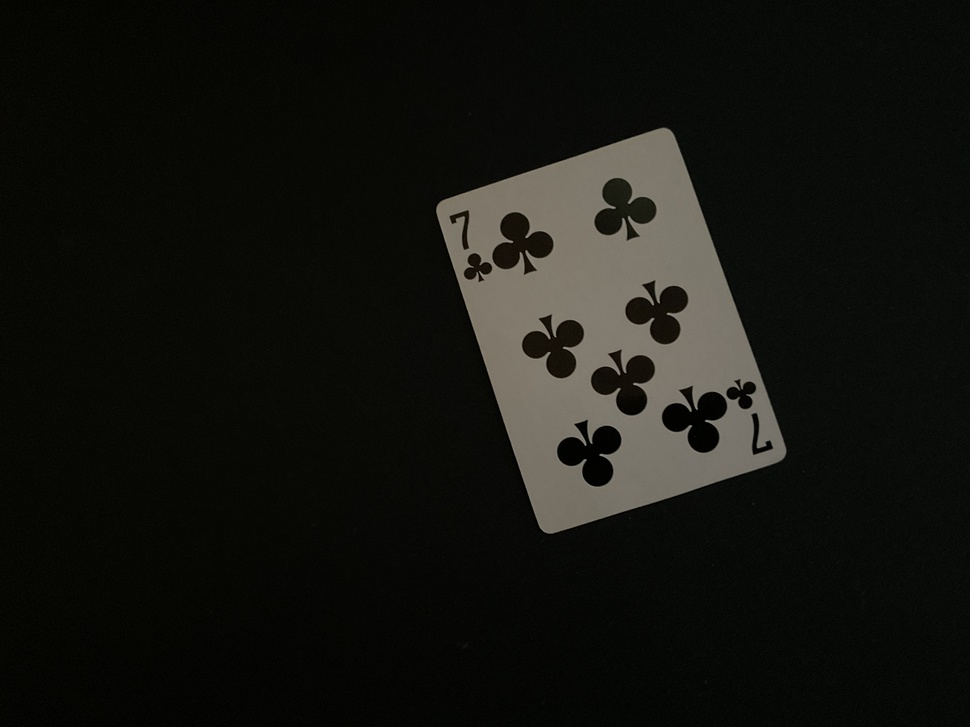
#> input picture project_4/card.JPG, 970 x 727 px, shrunk from 4032 x 3024 before the run
$ jupyter execute playing_card_classifier.ipynb   (shell and % lines are left out)   (older library calls are emulated)
#> lines starting #> are read from the running program, lines starting #| are printed output that depends on the picture; after the words box and inside, x2 and y2 are one past the last pixel; in counts of white or black regions, pixels touching at a corner belong together
[cell 1]
import numpy as np
import matplotlib.pyplot as plt
import cv2

[cell 2]
# image of a playing card
image = cv2.imread("card.JPG", cv2.IMREAD_GRAYSCALE)
#> image: shape (727, 970); min 0, max 152, mean 19.8

# plot the image
plt.figure(figsize=(5, 5))
plt.imshow(image, cmap="gray")
plt.show()

[cell 3]
_, binary_image = cv2.threshold(image, 100, 255, cv2.THRESH_BINARY)
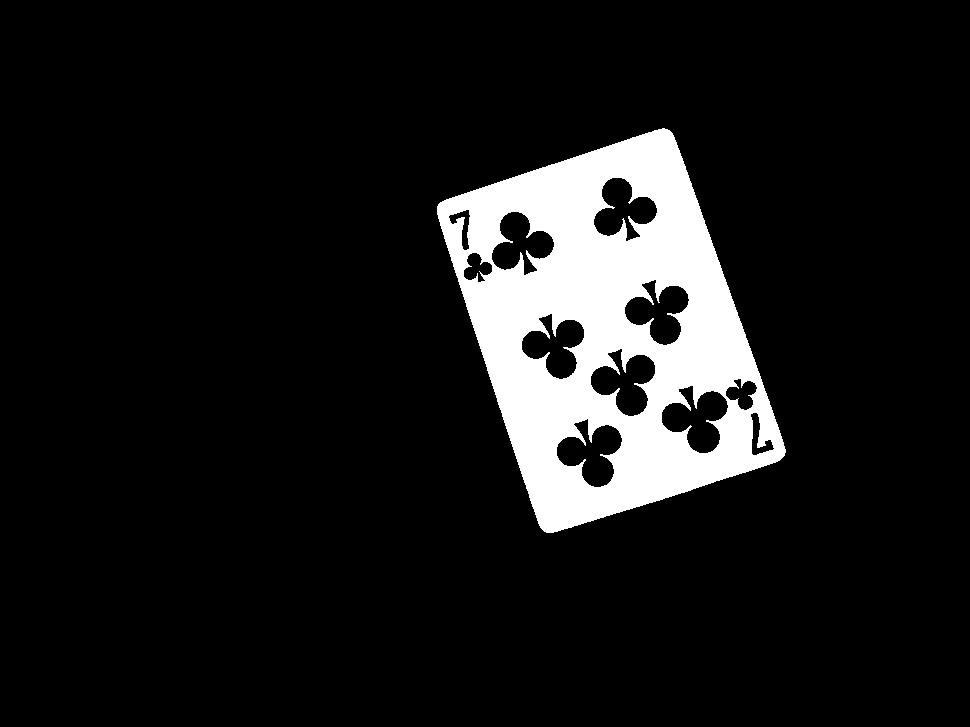
#> binary_image: shape (727, 970); 10.1% white; 1 white region, box (x1, y1, x2, y2) and area: (437, 128, 786, 533) 71470

# plot the binary image
plt.figure(figsize=(5, 5))
plt.imshow(binary_image, cmap="gray")
plt.show()

[cell 4]
# apply sobel kernel to the image
sobel_x = cv2.Sobel(binary_image, cv2.CV_64F, 1, 0, ksize=3)
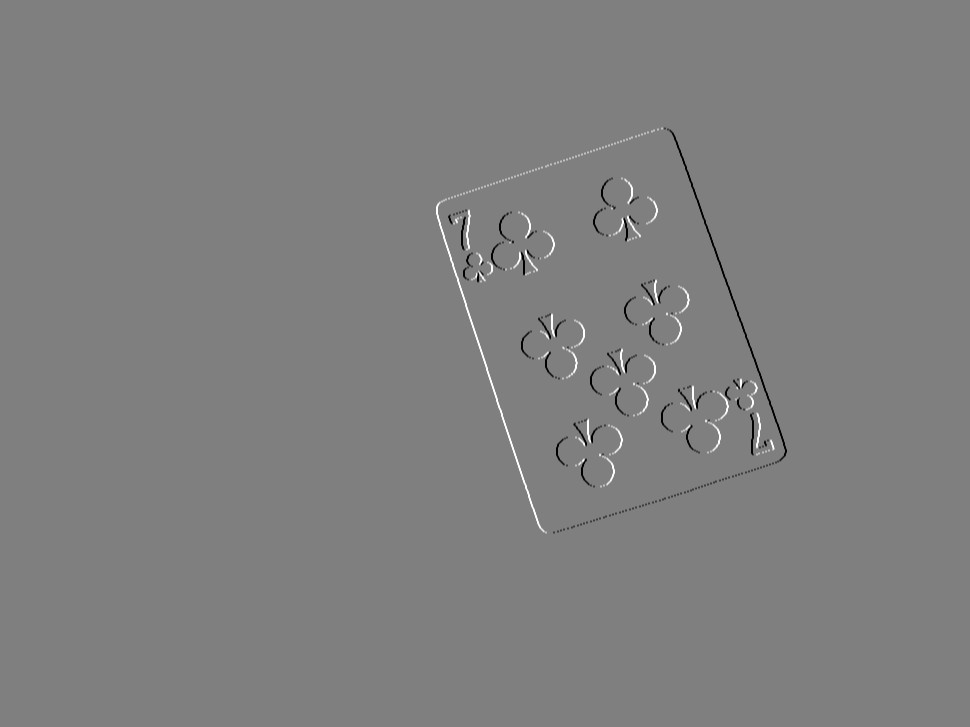
#> sobel_x: shape (727, 970) float64; min -1020, max 1020, mean 0; drawn with min black and max white
sobel_y = cv2.Sobel(binary_image, cv2.CV_64F, 0, 1, ksize=3)

# plot the sobel x image
plt.figure(figsize=(5, 5))
plt.imshow(sobel_x, cmap="gray")
plt.show()

# plot the sobel y image
plt.figure(figsize=(5, 5))
plt.imshow(sobel_y, cmap="gray")
plt.show()

# calculate the magnitude of the gradient
magnitude = np.sqrt(sobel_x**2 + sobel_y**2)
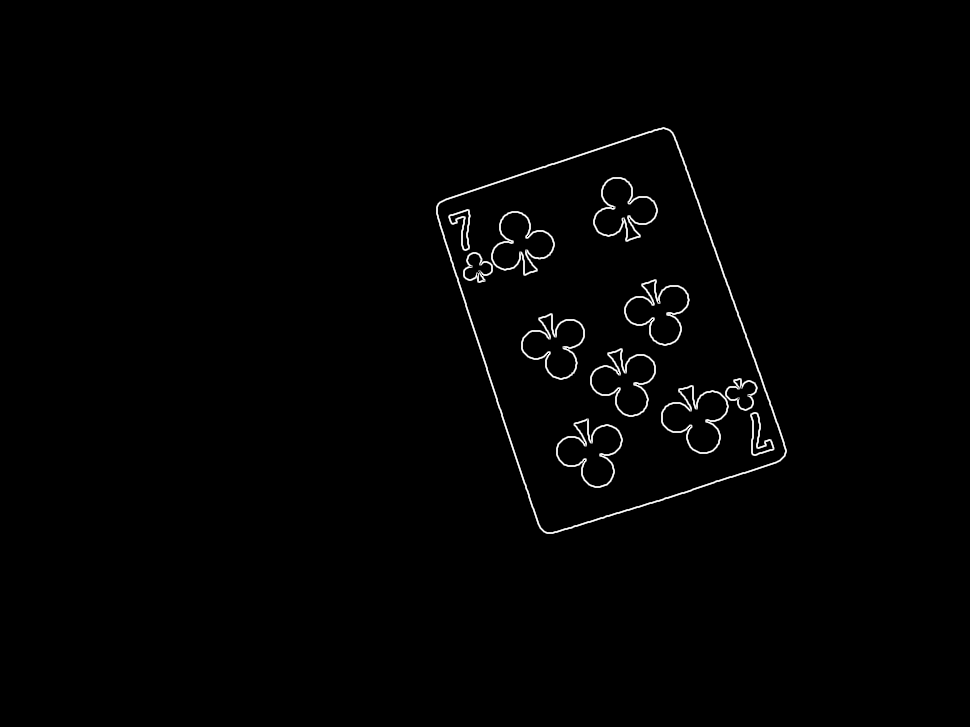
#> magnitude: shape (727, 970) float64; min 0, max 1140.4, mean 11.2; drawn with min black and max white

# plot the magnitude of the gradient
plt.figure(figsize=(5, 5))
plt.imshow(magnitude, cmap="gray")
plt.show()

# calculate the direction of the gradient
direction = np.arctan2(sobel_y, sobel_x)

# plot the direction of the gradient
plt.figure(figsize=(5, 5))
plt.imshow(direction, cmap="gray")
plt.show()

[cell 5]
import numpy as np
import matplotlib.pyplot as plt

# Parameters
N = 64  # Length of the signal
t = np.arange(N)  # Time indices

# Signal with frequency components at +16 and -16, and a DC offset
dc_offset = 1
frequency = 16 / N
x = np.cos(2 * np.pi * frequency * t) + dc_offset

# Compute the FFT and shift it
X = np.fft.fft(x)
X_shifted = np.fft.fftshift(X)

# Frequency bins
freqs = np.fft.fftfreq(N, d=1)
freqs_shifted = np.fft.fftshift(freqs)
freq_bins = freqs_shifted * N  # Scale to frequency bins

# Plot the shifted Fourier spectrum
plt.stem(freq_bins, np.abs(X_shifted))
plt.xlabel('Frequency Bin')
plt.ylabel('Magnitude')
plt.title('Shifted Fourier Spectrum')
plt.grid(True)
plt.show()
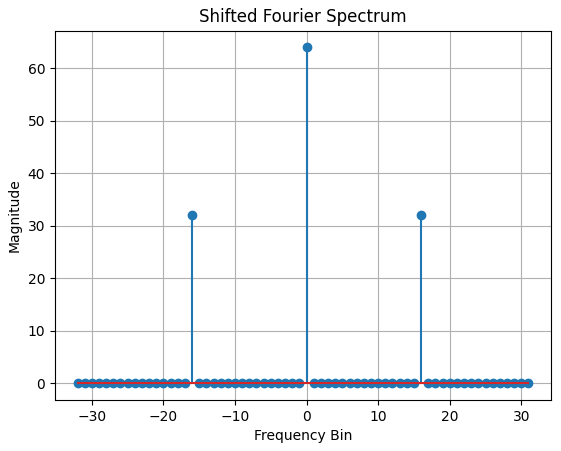
#> figure drawn by matplotlib, 1 panel; curve peaks at x = 0, y = 64

$ run again, with project_4/1.JPG copied over project_4/card.JPG
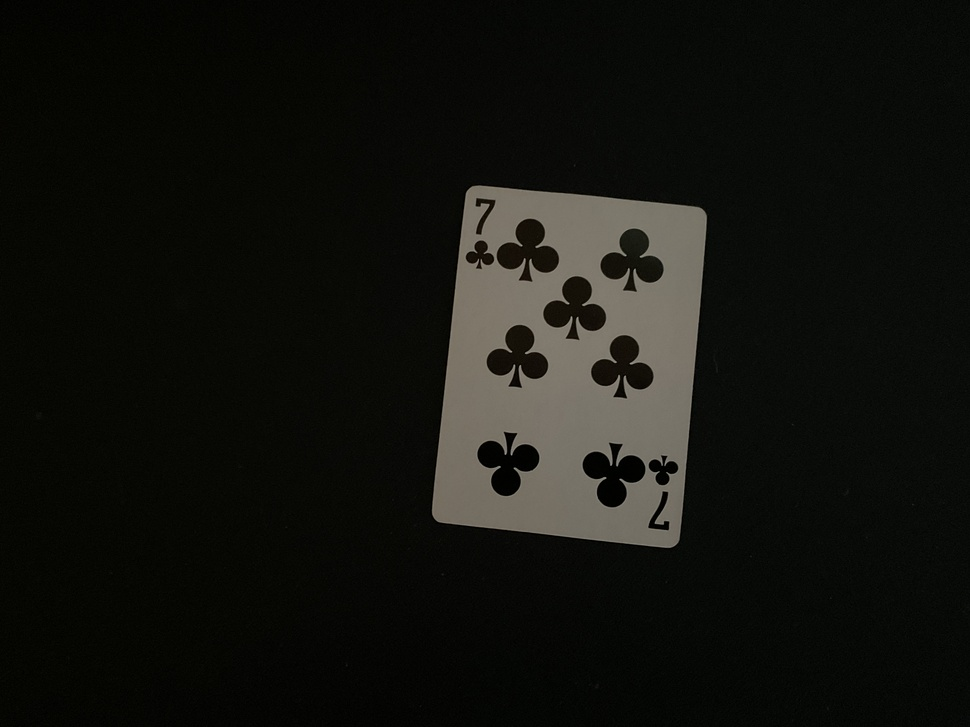
#> input picture project_4/1.JPG, 970 x 727 px, shrunk from 4032 x 3024 before the run
#> `_, binary_image = cv2.threshold(image, 100, 255, cv2.THRESH_BINARY)`:
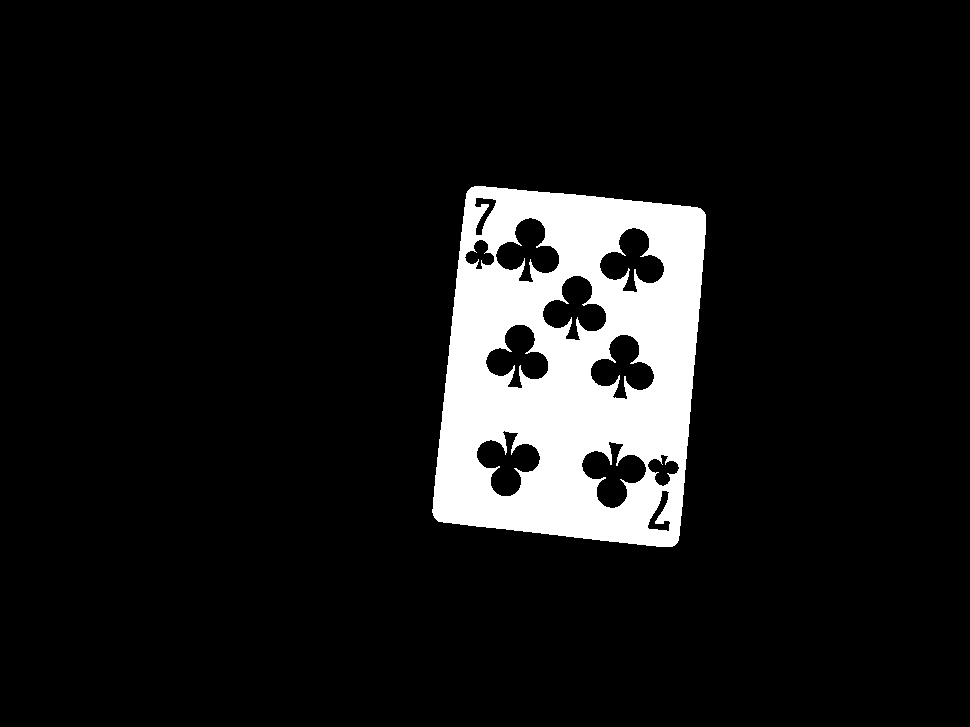
#> binary_image: shape (727, 970); 9.4% white; 1 white region, box (x1, y1, x2, y2) and area: (432, 186, 706, 547) 66611
#> `magnitude = np.sqrt(sobel_x**2 + sobel_y**2)`:
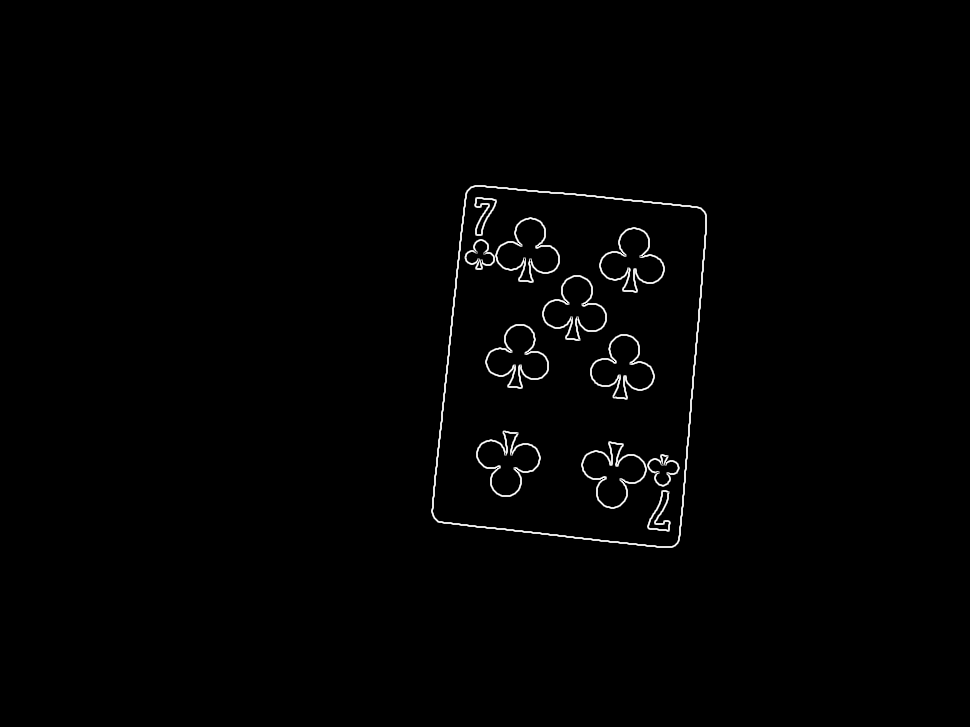
#> magnitude: shape (727, 970) float64; min 0, max 1140.4, mean 10.8; drawn with min black and max white

$ run again, with project_4/2.JPG copied over project_4/card.JPG
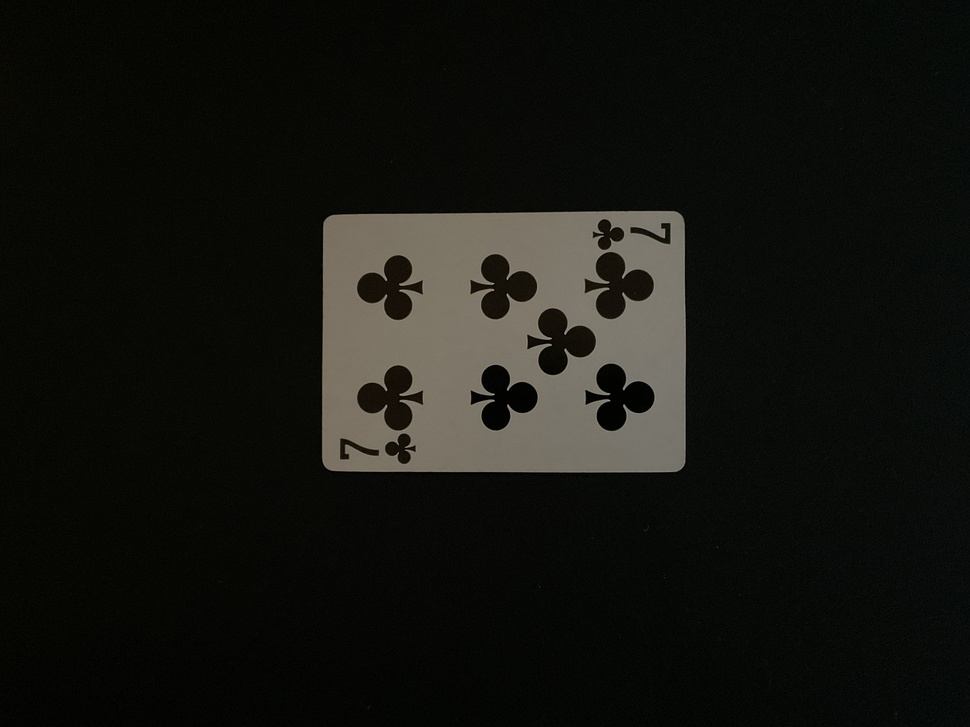
#> input picture project_4/2.JPG, 970 x 727 px, shrunk from 4032 x 3024 before the run
#> `_, binary_image = cv2.threshold(image, 100, 255, cv2.THRESH_BINARY)`:
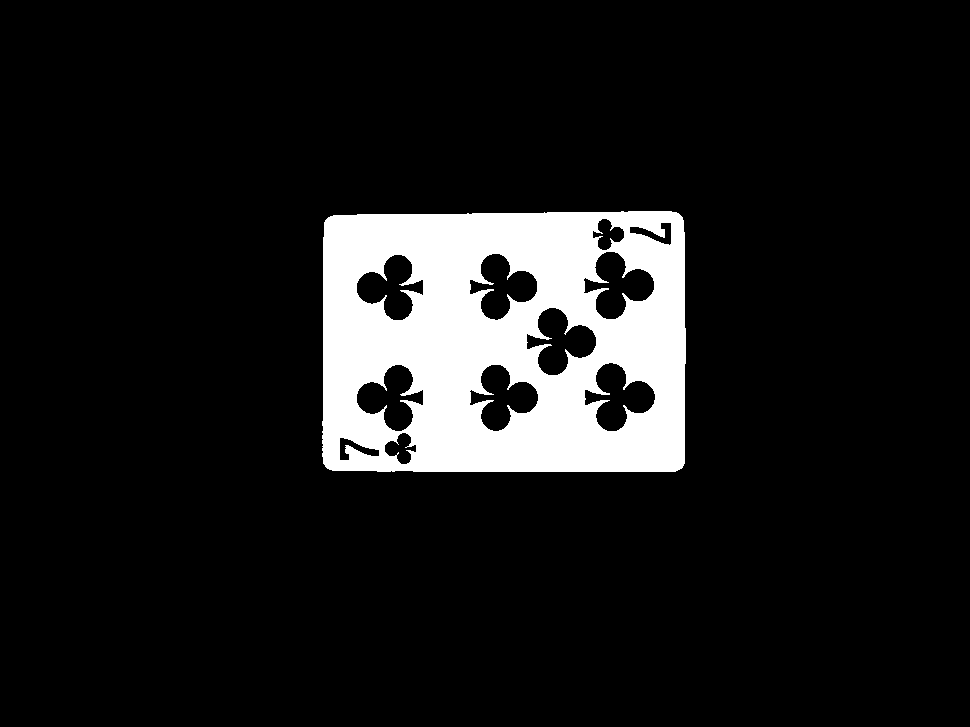
#> binary_image: shape (727, 970); 10.6% white; 1 white region, box (x1, y1, x2, y2) and area: (322, 211, 686, 472) 74485
#> `magnitude = np.sqrt(sobel_x**2 + sobel_y**2)`:
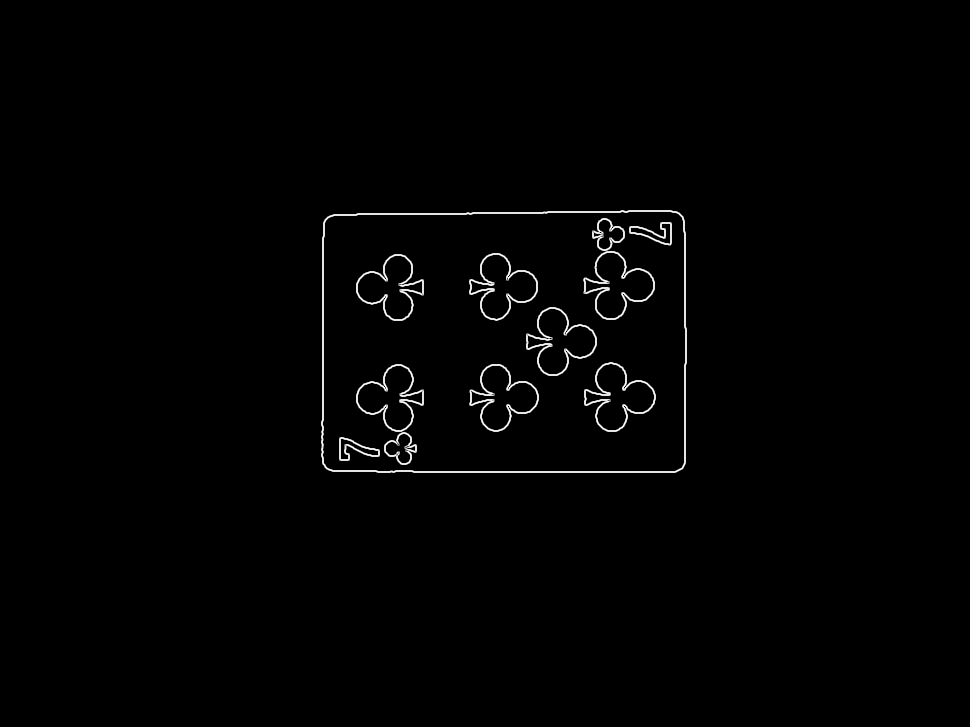
#> magnitude: shape (727, 970) float64; min 0, max 1140.4, mean 11.4; drawn with min black and max white

$ run again, with project_4/3.JPG copied over project_4/card.JPG
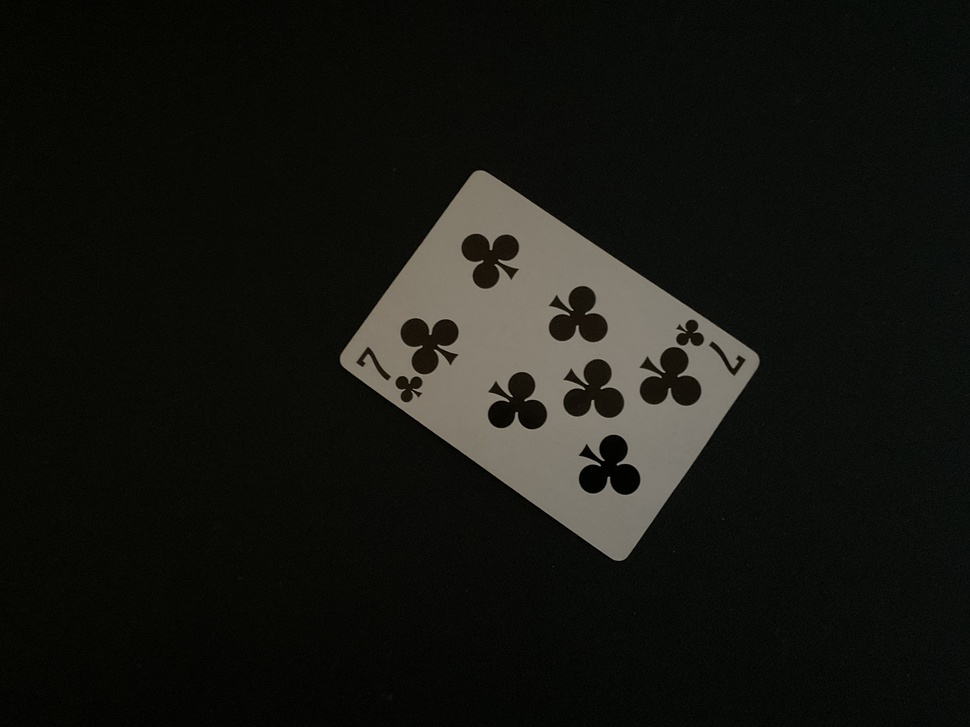
#> input picture project_4/3.JPG, 970 x 727 px, shrunk from 4032 x 3024 before the run
#> `_, binary_image = cv2.threshold(image, 100, 255, cv2.THRESH_BINARY)`:
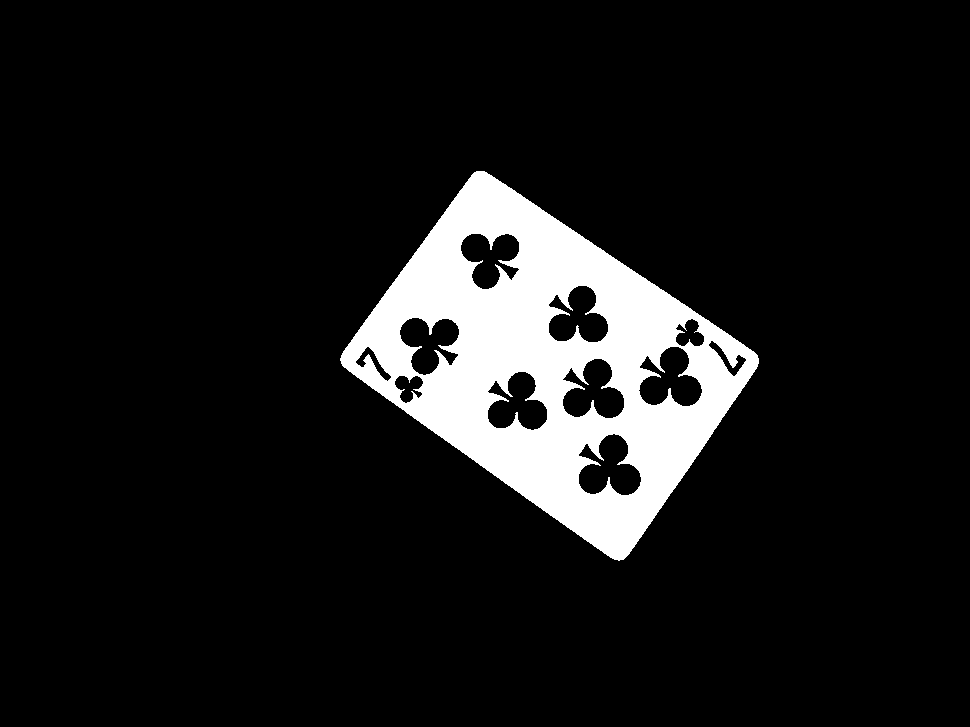
#> binary_image: shape (727, 970); 9.7% white; 1 white region, box (x1, y1, x2, y2) and area: (340, 171, 759, 561) 68656
#> `magnitude = np.sqrt(sobel_x**2 + sobel_y**2)`:
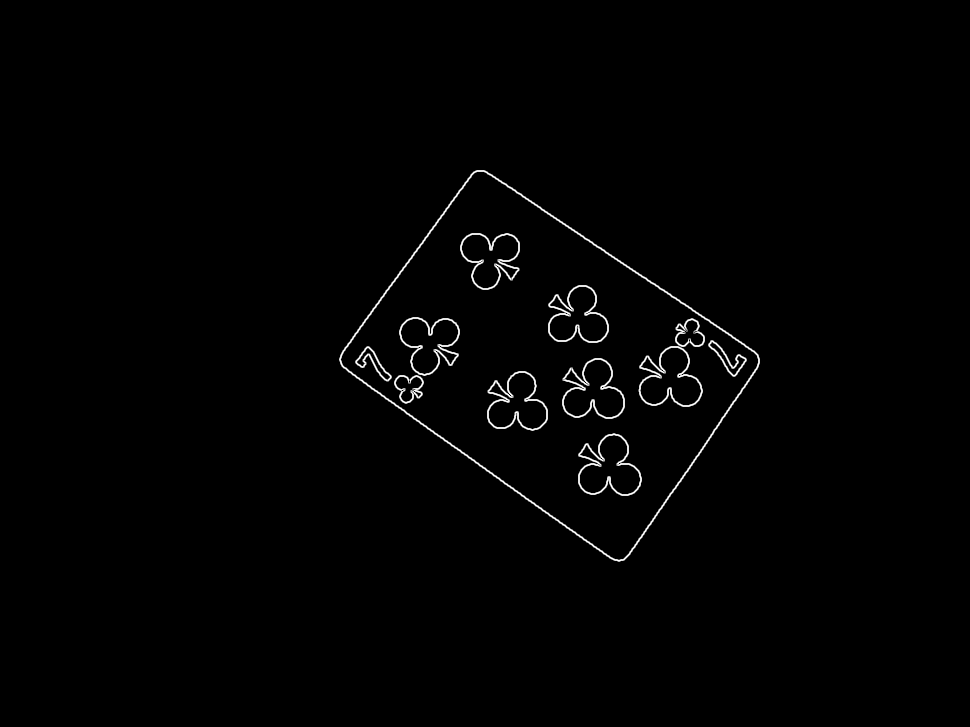
#> magnitude: shape (727, 970) float64; min 0, max 1140.4, mean 10.9; drawn with min black and max white
